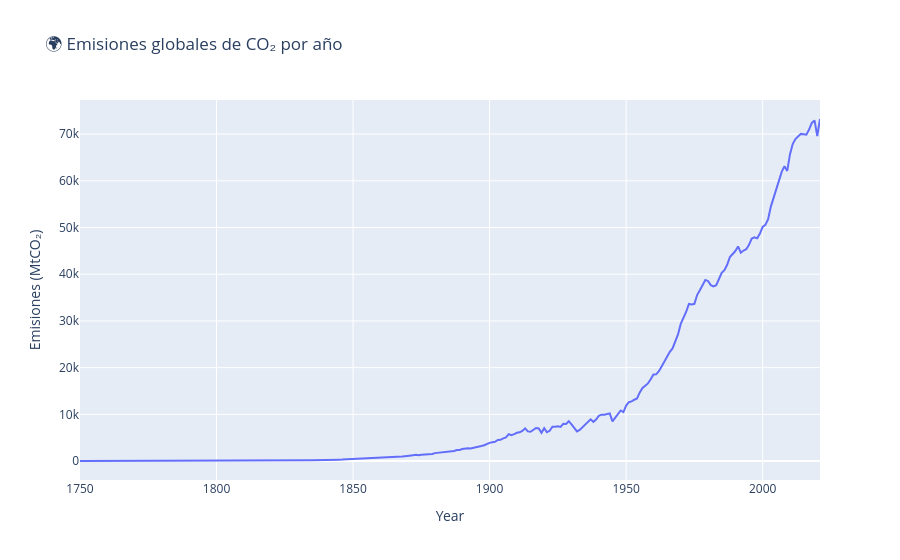

The notebook cell this image was saved under:
### Markdown cell above
**Emisiones globales de CO₂ a través del tiempo (1750 - 2021)**

### Code cell
#Evolución global de emisiones de CO₂ a lo largo del tiempo
import plotly.express as px

global_by_year = df.groupby("Year")["Total"].sum().reset_index()

fig = px.line(global_by_year, x="Year", y="Total", title="🌍 Emisiones globales de CO₂ por año", labels={"Total": "Emisiones (MtCO₂)"})
fig.show()

### Figure 1 — Plotly figure (JSON) as saved in the notebook; plotly's stock layout.template omitted (floating-point values rounded to 4 significant figures; data arrays with more than 128 entries replaced by an {"elided": "..."} marker saying what was removed)
{"data": [{"hovertemplate": "Year=%{x}<br>Emisiones (MtCO₂)=%{y}<extra></extra>", "legendgroup": "", "line": {"color": "#636efa", "dash": "solid"}, "marker": {"symbol": "circle"}, "mode": "lines", "name": "", "orientation": "v", "showlegend": false, "type": "scatter", "x": {"elided": "272 int values"}, "xaxis": "x", "y": {"elided": "272 float values"}, "yaxis": "y"}], "layout": {"legend": {"tracegroupgap": 0}, "title": {"text": "🌍 Emisiones globales de CO₂ por año"}, "xaxis": {"anchor": "y", "domain": [0, 1], "title": {"text": "Year"}}, "yaxis": {"anchor": "x", "domain": [0, 1], "title": {"text": "Emisiones (MtCO₂)"}}}}
